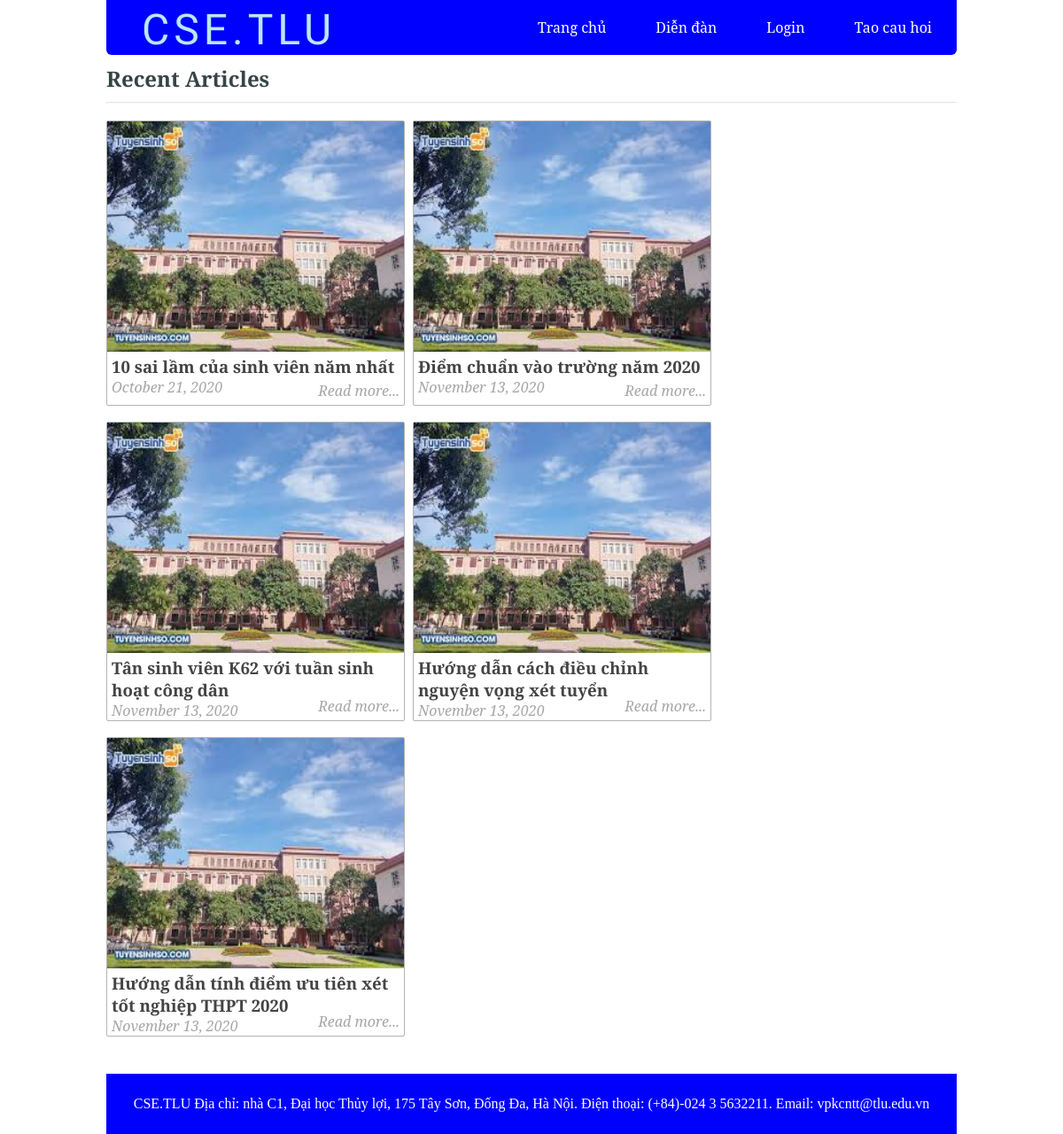
/3.PROJECT/forum.php, run on the app's committed database.
### tables this page shows
CREATE TABLE `posts` (
  `id` int(11) NOT NULL,
  `user_id` int(11) DEFAULT NULL,
  `title` varchar(255) NOT NULL,
  `slug` varchar(255) NOT NULL,
  `views` int(11) NOT NULL DEFAULT 0,
  `image` varchar(255) NOT NULL,
  `body` text NOT NULL,
  `published` tinyint(1) NOT NULL,
  `created_at` timestamp NOT NULL DEFAULT current_timestamp() ON UPDATE current_timestamp(),
  `updated_at` timestamp NULL DEFAULT NULL
);

### 3.PROJECT/includes/all_functions.php (called while the page is built, shortened)
<?php
	function getPublishedPosts() {
		global $conn;
		$sql = "SELECT * FROM posts WHERE published=true";
		$result = mysqli_query($conn, $sql);
		$posts = mysqli_fetch_all($result, MYSQLI_ASSOC);
		$final_posts = array();
		foreach ($posts as $post) {
			$post['topic'] = getPostTopic($post['id']);
			array_push($final_posts, $post);
		}
		return $final_posts;
	}
	function getPostTopic($post_id){
		global $conn;
		$sql = "SELECT * FROM topics WHERE id=
				(SELECT topic_id FROM post_topic WHERE post_id=$post_id LIMIT 1) LIMIT 1";
		$result = mysqli_query($conn, $sql);
		$topic_id = mysqli_fetch_assoc($result);
		return $topic_id;
	}
?>

### 3.PROJECT/forum.php (the view, shortened to what this page needs)
<?php include('config.php'); ?>
<?php include('includes/all_functions.php'); ?>
<?php include('includes/public/head_section.php'); ?>
<?php
	$posts = getPublishedPosts();
?>
</head>
<body>
<div class="container">
	<?php include( ROOT_PATH . '/includes/public/navbar.php'); ?>
<div class="content">
	<h2 class="content-title">Recent Articles</h2>
	<hr>
	<?php foreach ($posts as $post): ?>
		<div class="post" style="margin-left: 0px;">
			<img src="<?php echo 'images/' . $post['image']; ?>" class="post_image" alt="">
			<a href="single_post.php?post-slug=<?php echo $post['slug']; ?>">
				<div class="post_info">
					<h3><?php echo $post['title'] ?></h3>
					<div class="info">
						<span><?php echo date("F j, Y ", strtotime($post["created_at"])); ?></span>
						<span class="read_more">Read more...</span>
					</div>
				</div>
			</a>
		</div>
	<?php endforeach ?>
</div>
</div>
	<?php include( ROOT_PATH . '/includes/public/footer.php'); ?>

### 3.PROJECT/includes/public/head_section.php (shortened to what this page needs)
<!DOCTYPE html>
<html>
<head>
<link rel="stylesheet" href="static/css/public_styling.css">

### 3.PROJECT/includes/public/navbar.php
<div class="navbar">
	<div class="logo_div">
		<h1>CSE.TLU</h1>
	</div>
	<ul>
	  <li><a class="active" href="index.php">Trang chủ</a></li>
	  <li><a href="forum.php">Diễn đàn</a></li>
	  <li><a href="login.php">Login</a></li>
	  <li><a href="create_post.php">Tao cau hoi</a></li>
	</ul>
</div>

### 3.PROJECT/includes/public/footer.php
<div class="footer">
<p>CSE.TLU Địa chỉ: nhà C1, Đại học Thủy lợi, 175 Tây Sơn, Đống Đa, Hà Nội. Điện thoại: (+84)-024 3 5632211. Email: vpkcntt@tlu.edu.vn </p>
</div>
</body>
</html>

### 3.PROJECT/static/css/public_styling.css (style rules this page uses)
* { margin: 0px; padding: 0px; }
html { height: 100%; box-sizing: border-box; }
body { position: relative; margin: 0; padding-bottom: 6rem; min-height: 100%; }
h1, h2, h3, h4, h5, h6 { color: #444; font-family: 'Averia Serif Libre', cursive; }
a { text-decoration: none; }
p { margin: 20px 0px; }
ul, ol { margin-left: 40px; }
hr { margin: 10px 0px; opacity: .25; }
.container { width: 80%; margin: 0px auto; }
.navbar { margin: 0 auto; overflow: hidden; background-color: blue; border-radius: 0px 0px 6px 6px; }
.navbar ul { list-style-type: none; float: right; }
.navbar ul li { float: left; font-family: 'Noto Serif', serif; }
.navbar ul li a { display: block; color: white; text-align: center; padding: 20px 28px; text-decoration: none; }
.navbar .logo_div { float: left; padding-top: 5px; padding-left: 40px; }
.navbar .logo_div h1 { color: #B9E6F2; font-size: 3em; letter-spacing: 5px; font-weight: 100; font-family: 'Tangerine', cursive; }
.content { margin: 5px auto; border-radius: 5px; min-height: 400px; }
.content:after { content: ""; display: block; clear: both; }
.content .content-title { margin: 10px 0px; color: #374447; font-family: 'Averia Serif Libre', cursive; }
.content .post { width: 335px; margin: 9px; min-height: 320px; float: left; border-radius: 2px; border: 1px solid #b3b3b3; position: relative; }
.content .post .post_image { height: 260px; width: 100%; background-size: 100%; }
.content .post .post_image { width: 100%; height: 260px; }
.content .post .post_info { height: 100%; padding: 0px 5px; font-weight: 200; font-family: 'Noto Serif', serif; }
.content .post .post_info { color: #222; }
.content .post .post_info span { color: #A6A6A6; font-style: italic; }
.content .post .post_info span.read_more { position: absolute; right: 5px; bottom: 5px; }
.footer { position: absolute; right: 0; bottom: 0; left: 0; color: white; background-color: blue; text-align: center; width: 80%; margin: 20px auto 0px; padding: 5px 0px; }

### data on the page
posts: image (picture), title "10 sai lầm của sinh viên năm nhất", created_at "October 21, 2020"
posts: image (picture), title "Điểm chuẩn vào trường năm 2020", created_at "November 13, 2020"
posts: image (picture), title "Tân sinh viên K62 với tuần sinh hoạt công dân", created_at "November 13, 2020"
posts: image (picture), title "Hướng dẫn cách điều chỉnh nguyện vọng xét tuyển", created_at "November 13, 2020"
posts: image (picture), title "Hướng dẫn tính điểm ưu tiên xét tốt nghiệp THPT 2020", created_at "November 13, 2020"
